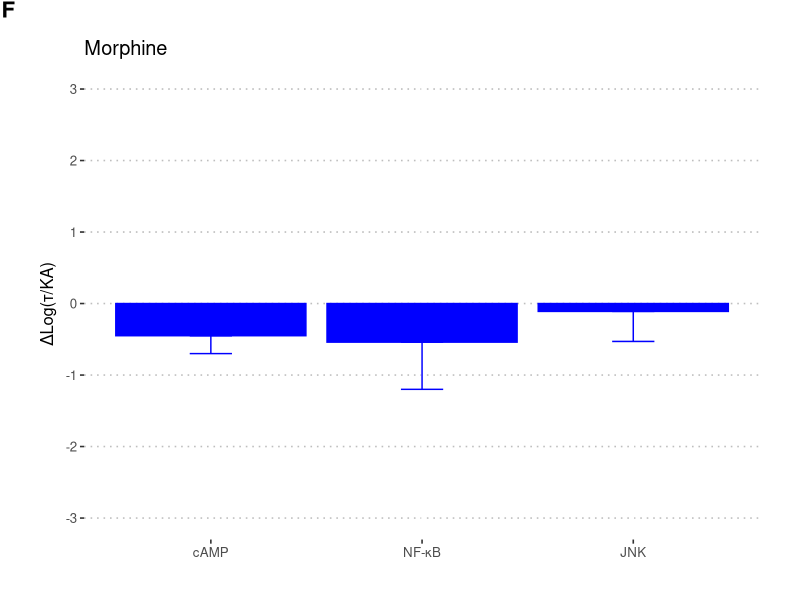
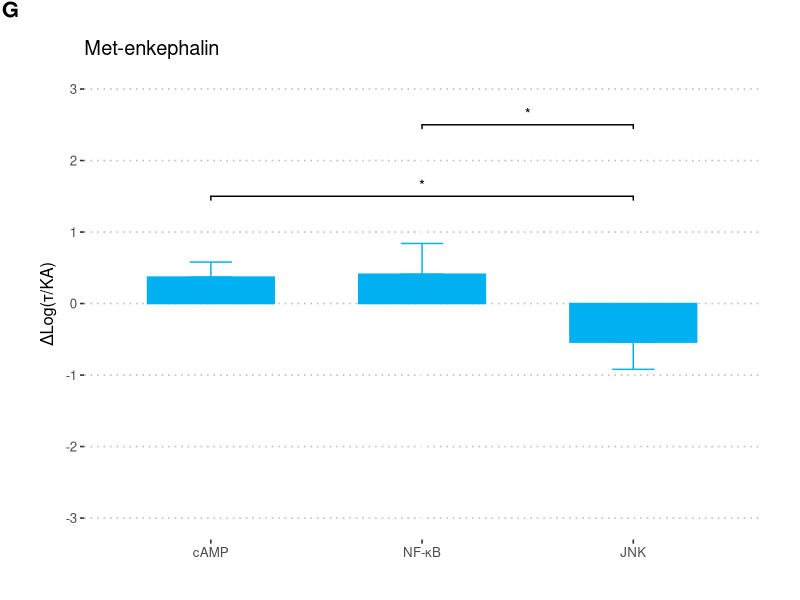
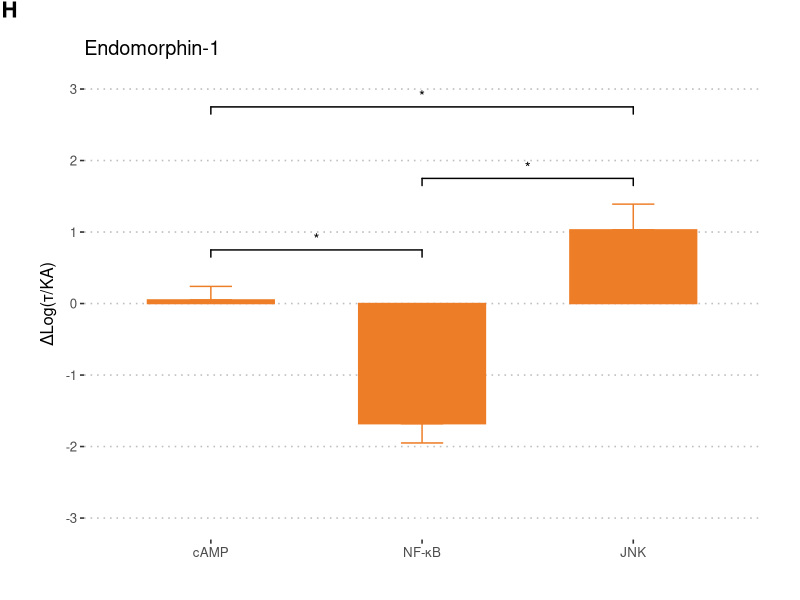
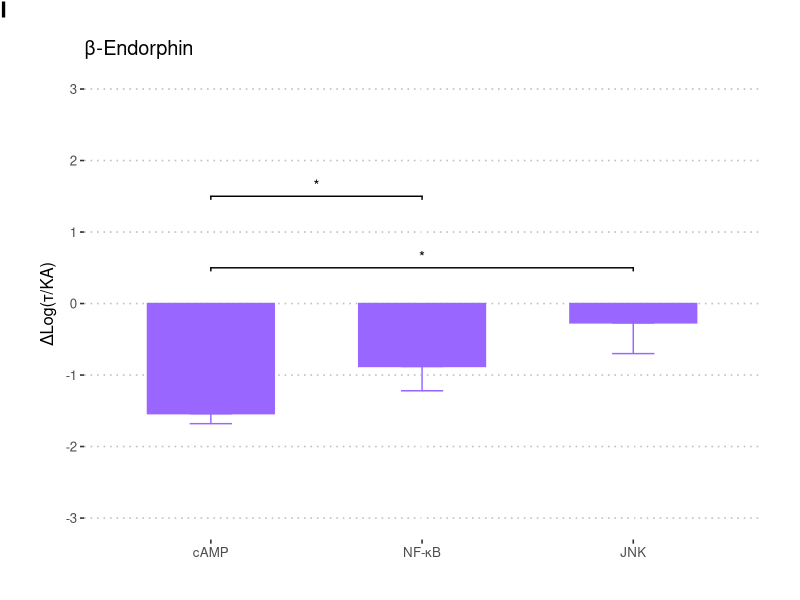
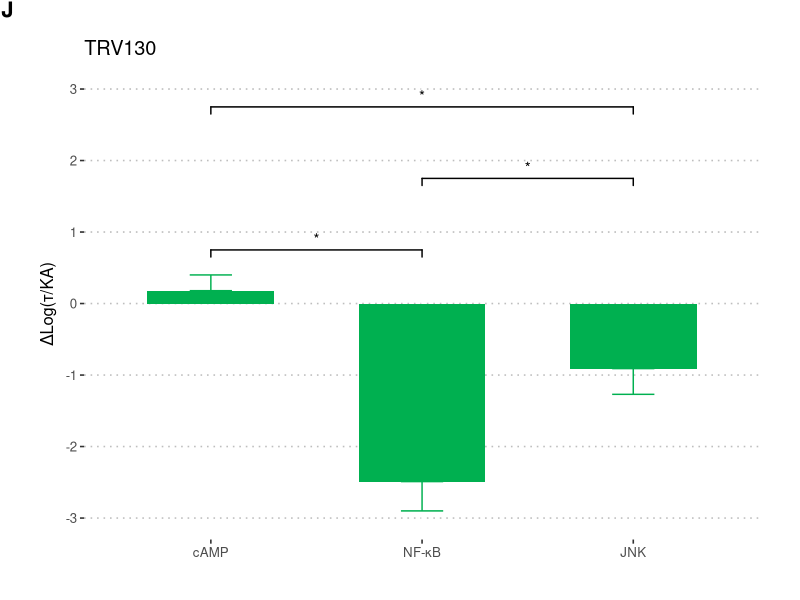
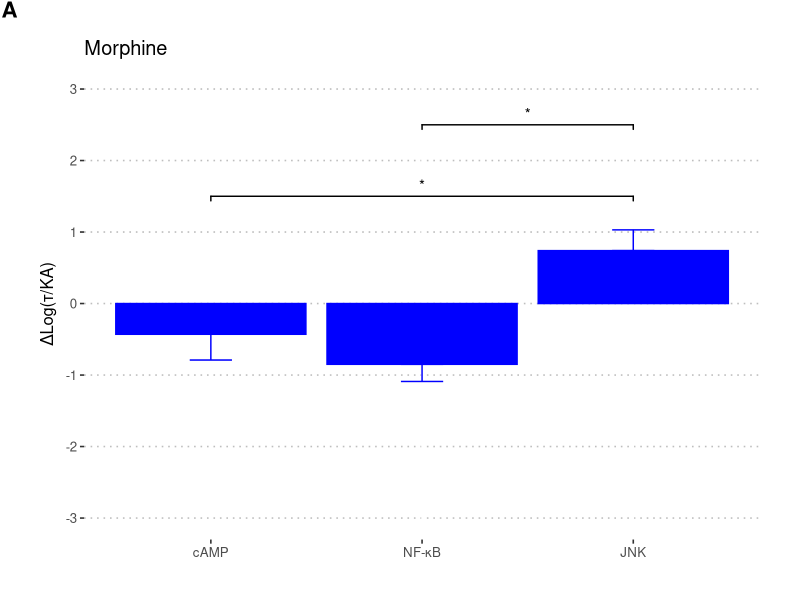
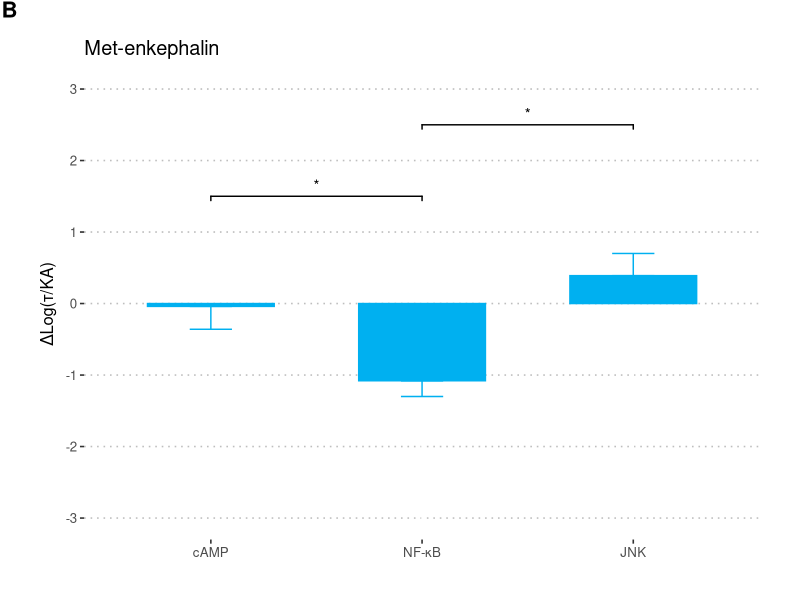
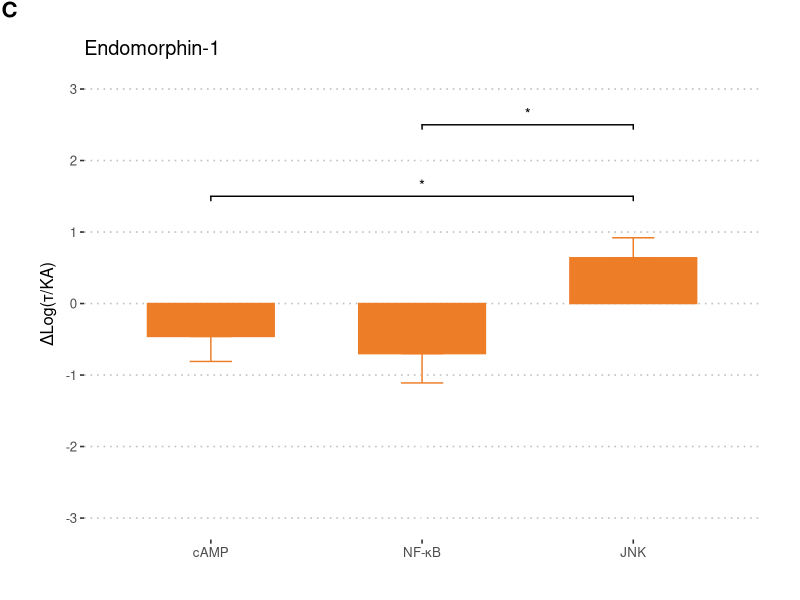

Recreate these plots in R, in order.
# Barplots of ΔlogKa
library(tidyverse)
library(ggpubr)
library(forcats)

# Import deltalog data
df <- as.data.frame(read.csv(file = "data/deltalogka.csv", header = TRUE, sep = ","))

# columns
cols <- c("Morphine", "Met.enkephalin", "endomorphin.1", "b.endorphin", "TRV130")

# Filter data fram by only human data
humandf <- dplyr::filter(df, grepl("Human", X))
humandf$X <- factor(humandf$X, levels = humandf$X)

# Filter data fram by only monkey data
mmdf <- dplyr::filter(df, grepl("Monkey", X))
mmdf$X <- factor(mmdf$X, levels = mmdf$X)

# Monkey Morphine Plot
mmmor <- ggplot(mmdf, aes(x = mmdf$X, y = Morphine)) +
  geom_errorbar(aes(ymin = Morphine, ymax = Morphine-Morphine.SEM), width = .2, color = "#0000ff", position = position_dodge(.9)) +
  geom_bar(position = position_dodge(), stat = "identity", fill = "#0000ff", colour="#0000ff") +
  scale_x_discrete(labels = c(
    "Monkey cAMP" = "cAMP",
    "Monkey NFkB" = "NF-κB",
    "Monkey JNK" = "JNK"
  )) +
  theme(
    panel.grid.major = element_blank(), panel.grid.minor = element_blank(),
    panel.background = element_blank()
  ) + ggtitle("Morphine") +
  xlab(NULL) + ylab("ΔLog(τ/KA)") + theme_pubclean() +
  scale_y_continuous(breaks=c(-3,-2, -1, 0, 1, 2, 3), limits=c(-3, 3)) +
  theme(plot.margin = unit(c(2,2,2,2), "lines"))

mmmor <- annotate_figure(mmmor, fig.lab = "F", fig.lab.face = "bold", fig.lab.size = 16)


ggsave("figures/monkey_morphine.tiff", device = "tiff")

# Monkey Metenkephalin Plot
mmmet<- ggplot(mmdf, aes(x = fct_inorder(mmdf$X), y = mmdf$Met.enkephalin)) +
  geom_signif(annotations = c(formatC("*"),formatC("*")), y_position = c(1.5, 2.5), xmin=c(1, 2), xmax=c(3, 3)) +
  geom_bar(position = position_dodge(.01), width = 0.6, stat = "identity", fill = "#00b0f0", colour="#00b0f0") +
  geom_errorbar(data=mmdf[mmdf$Met.enkephalin > 0,], inherit.aes = F, aes(x= mmdf[mmdf$Met.enkephalin > 0,]$X, ymin = mmdf[mmdf$Met.enkephalin > 0,]$Met.enkephalin, ymax = mmdf[mmdf$Met.enkephalin > 0,]$Met.enkephalin+mmdf[mmdf$Met.enkephalin > 0,]$Met.enkephalin.SEM), width = .2, color = "#00b0f0", position = position_dodge(.9)) +
  geom_errorbar(data=mmdf[mmdf$Met.enkephalin < 0,], inherit.aes = F, aes(x= mmdf[mmdf$Met.enkephalin < 0,]$X, ymin = mmdf[mmdf$Met.enkephalin < 0,]$Met.enkephalin, ymax = mmdf[mmdf$Met.enkephalin < 0,]$Met.enkephalin-mmdf[mmdf$Met.enkephalin < 0,]$Met.enkephalin.SEM), width = .2, color = "#00b0f0", position = position_dodge(.9)) +
  scale_x_discrete(labels = c(
    "Monkey cAMP" = "cAMP",
    "Monkey NFkB" = "NF-κB",
    "Monkey JNK" = "JNK"
  )) +
  theme(
    panel.grid.major = element_blank(), panel.grid.minor = element_blank(),
    panel.background = element_blank()
  ) + ggtitle("Met-enkephalin") +
  xlab(NULL) + ylab("ΔLog(τ/KA)") + theme_pubclean() +
  scale_y_continuous(breaks=c(-3,-2, -1, 0, 1, 2, 3), limits=c(-3, 3)) +
  theme(plot.margin = unit(c(2,2,2,2), "lines"))
mmmet<- annotate_figure(mmmet, fig.lab = "G", fig.lab.face = "bold", fig.lab.size = 16)

ggsave("figures/monkey_metenkephalin.tiff", device = "tiff")

# Monkey endomorphin.1 Plot
mmendo <- ggplot(mmdf, aes(x = fct_inorder(mmdf$X), y = mmdf$endomorphin.1)) +
  geom_signif(annotations = c(formatC("*"),formatC("*"), formatC("*")), y_position = c(2.75, .75, 1.75), xmin=c(1, 1, 2), xmax=c(3, 2, 3)) +
  geom_bar(position = position_dodge(.01), width = 0.6, stat = "identity", fill = "#ed7d27", colour="#ed7d27") +
  geom_errorbar(data=mmdf[mmdf$endomorphin.1 > 0,], inherit.aes = F, aes(x = mmdf[mmdf$endomorphin.1 > 0,]$X, ymin = mmdf[mmdf$endomorphin.1 > 0,]$endomorphin.1, ymax = mmdf[mmdf$endomorphin.1 > 0,]$endomorphin.1 + mmdf[mmdf$endomorphin.1 > 0,]$endomorphin.1.SEM), width = .2, color = "#ed7d27", position = position_dodge(.9)) +
  geom_errorbar(data=mmdf[mmdf$endomorphin.1 < 0,], inherit.aes = F, aes(x = mmdf[mmdf$endomorphin.1 < 0,]$X, ymin = mmdf[mmdf$endomorphin.1 < 0,]$endomorphin.1, ymax = mmdf[mmdf$endomorphin.1 < 0,]$endomorphin.1 - mmdf[mmdf$endomorphin.1 < 0,]$endomorphin.1.SEM), width = .2, color = "#ed7d27", position = position_dodge(.9)) +
  scale_x_discrete(labels = c(
    "Monkey cAMP" = "cAMP",
    "Monkey NFkB" = "NF-κB",
    "Monkey JNK" = "JNK"
  )) +
  theme(
    panel.grid.major = element_blank(), panel.grid.minor = element_blank(),
    panel.background = element_blank()
  ) + ggtitle("Endomorphin-1") +
  xlab(NULL) + ylab("ΔLog(τ/KA)") + theme_pubclean() +
  scale_y_continuous(breaks=c(-3,-2, -1, 0, 1, 2, 3), limits=c(-3, 3)) +
  theme(plot.margin = unit(c(2,2,2,2), "lines"))
mmendo <- annotate_figure(mmendo, fig.lab = "H", fig.lab.face = "bold", fig.lab.size = 16)

ggsave("figures/monkey_endomorphin1.tiff", device = "tiff")

# Monkey beta-Endorphin Plot
mmbe <- ggplot(mmdf, aes(x = fct_inorder(mmdf$X), y = mmdf$b.endorphin)) +
  geom_signif(annotations = c(formatC("*"),formatC("*")), y_position = c(.5, 1.5), xmin=c(1, 1), xmax=c(3, 2)) +
  geom_bar(position = position_dodge(.01), width = 0.6, stat = "identity", fill = "#9966ff", colour="#9966ff") +
  geom_errorbar(data=mmdf[mmdf$b.endorphin > 0,], inherit.aes = F, aes(x = mmdf[mmdf$b.endorphin > 0,]$X, ymin = mmdf[mmdf$b.endorphin > 0,]$b.endorphin, ymax = mmdf[mmdf$b.endorphin > 0,]$b.endorphin + mmdf[mmdf$b.endorphin > 0,]$b.endorphin.SEM), width = .2, color = "#9966ff", position = position_dodge(.9)) +
  geom_errorbar(data=mmdf[mmdf$b.endorphin < 0,], inherit.aes = F, aes(x = mmdf[mmdf$b.endorphin < 0,]$X, ymin = mmdf[mmdf$b.endorphin < 0,]$b.endorphin, ymax = mmdf[mmdf$b.endorphin < 0,]$b.endorphin - mmdf[mmdf$b.endorphin < 0,]$b.endorphin.SEM), width = .2, color = "#9966ff", position = position_dodge(.9)) +
  scale_x_discrete(labels = c(
    "Monkey cAMP" = "cAMP",
    "Monkey NFkB" = "NF-κB",
    "Monkey JNK" = "JNK"
  )) +
  theme(
    panel.grid.major = element_blank(), panel.grid.minor = element_blank(),
    panel.background = element_blank()
  ) + ggtitle("β-Endorphin") +
  xlab(NULL) + ylab("ΔLog(τ/KA)") + theme_pubclean() +
  scale_y_continuous(breaks=c(-3,-2, -1, 0, 1, 2, 3), limits=c(-3, 3)) +
  theme(plot.margin = unit(c(2,2,2,2), "lines"))
mmbe <- annotate_figure(mmbe, fig.lab = "I", fig.lab.face = "bold", fig.lab.size = 16)

ggsave("figures/monkey_betaendorphin.tiff", device = "tiff")

# Monkey TRV130 Plot
mmtrv <- ggplot(mmdf, aes(fct_inorder(mmdf$X), y = TRV130)) +
  geom_signif(annotations = c(formatC("*"),formatC("*"), formatC("*")), y_position = c(2.75, .75, 1.75), xmin=c(1, 1, 2), xmax=c(3, 2, 3)) +
  geom_bar(position = position_dodge(.01), width = 0.6, stat = "identity", fill = "#00b050") +
  geom_errorbar(data=mmdf[mmdf$TRV130 > 0,], inherit.aes = F, aes(x= mmdf[mmdf$TRV130 > 0,]$X, ymin = mmdf[mmdf$TRV130 > 0,]$TRV130, ymax = mmdf[mmdf$TRV130 > 0,]$TRV130 + mmdf[mmdf$TRV130 > 0,]$TRV130.SEM), width = .2, color = "#00b050", position = position_dodge(.9)) +
  geom_errorbar(data=mmdf[mmdf$TRV130 < 0,], inherit.aes = F, aes(x= mmdf[mmdf$TRV130 < 0,]$X, ymin = mmdf[mmdf$TRV130 < 0,]$TRV130, ymax = mmdf[mmdf$TRV130 < 0,]$TRV130 - mmdf[mmdf$TRV130 < 0,]$TRV130.SEM), width = .2, color = "#00b050", position = position_dodge(.9)) +
  scale_x_discrete(labels = c(
    "Monkey cAMP" = "cAMP",
    "Monkey NFkB" = "NF-κB",
    "Monkey JNK" = "JNK"
  )) +
  theme(
    panel.grid.major = element_blank(), panel.grid.minor = element_blank(),
    panel.background = element_blank()
  ) + ggtitle("TRV130") +
  xlab(NULL) + ylab("ΔLog(τ/KA)") + theme_pubclean() +
  scale_y_continuous(breaks=c(-3,-2, -1, 0, 1, 2, 3), limits=c(-3, 3)) +
  theme(plot.margin = unit(c(2,2,2,2), "lines"))
mmtrv <- annotate_figure(mmtrv, fig.lab = "J", fig.lab.face = "bold", fig.lab.size = 16)

ggsave("figures/monkey_trv130.tiff", device = "tiff")

###############################################################################
###############################################################################
###############################################################################
###############################################################################
###############################################################################

humanmor <- ggplot(humandf, aes(x = humandf$X, y = humandf$Morphine)) +
  geom_signif(annotations = c(formatC("*"),formatC("*")), y_position = c(1.5, 2.5), xmin=c(1, 2), xmax=c(3, 3)) +
  geom_bar(position = position_dodge(), stat = "identity", fill = "#0000ff",
           colour="#0000ff") +
  geom_errorbar(data=humandf[humandf$Morphine > 0,], inherit.aes = F, aes(x= humandf[humandf$Morphine > 0,]$X, ymin = humandf[humandf$Morphine > 0,]$Morphine, ymax = humandf[humandf$Morphine > 0,]$Morphine+humandf[humandf$Morphine > 0,]$Morphine.SEM), width = .2, color = "#0000ff", position = position_dodge(.9)) +
  geom_errorbar(data=humandf[humandf$Morphine < 0,], inherit.aes = F, aes(x= humandf[humandf$Morphine < 0,]$X, ymin = humandf[humandf$Morphine < 0,]$Morphine, ymax = humandf[humandf$Morphine < 0,]$Morphine-humandf[humandf$Morphine < 0,]$Morphine.SEM), width = .2, color = "#0000ff", position = position_dodge(.9)) +
  scale_x_discrete(labels = c(
    "Human cAMP" = "cAMP",
    "Human NFkB" = "NF-κB",
    "Human JNK" = "JNK"
  )) +
  theme(
    panel.grid.major = element_blank(), panel.grid.minor = element_blank(),
    panel.background = element_blank()
  ) + ggtitle("Morphine") +
  xlab(NULL) + ylab("ΔLog(τ/KA)") + theme_pubclean() +
  scale_y_continuous(breaks=c(-3,-2, -1, 0, 1, 2, 3), limits=c(-3, 3)) +
  theme(plot.margin = unit(c(2,2,2,2), "lines"))
humanmor <- annotate_figure(humanmor, fig.lab = "A", fig.lab.face = "bold", fig.lab.size = 16)

ggsave("figures/human_morphine.tiff", device = "tiff")

# Human Metenkephalin Plot
humanmet <- ggplot(humandf, aes(x = humandf$X, y = humandf$Met.enkephalin)) +
  geom_signif(annotations = c(formatC("*"),formatC("*")), y_position = c(1.5, 2.5), xmin=c(1, 2), xmax=c(2, 3)) +
  geom_bar(position = position_dodge(.01), width = 0.6, stat = "identity", fill = "#00b0f0", colour="#00b0f0") +
  geom_errorbar(data=humandf[humandf$Met.enkephalin > 0,], inherit.aes = F, aes(x= humandf[humandf$Met.enkephalin > 0,]$X, ymin = humandf[humandf$Met.enkephalin > 0,]$Met.enkephalin, ymax = humandf[humandf$Met.enkephalin > 0,]$Met.enkephalin+humandf[humandf$Met.enkephalin > 0,]$Met.enkephalin.SEM), width = .2, color = "#00b0f0", position = position_dodge(.9)) +
  geom_errorbar(data=humandf[humandf$Met.enkephalin < 0,], inherit.aes = F, aes(x= humandf[humandf$Met.enkephalin < 0,]$X, ymin = humandf[humandf$Met.enkephalin < 0,]$Met.enkephalin, ymax = humandf[humandf$Met.enkephalin < 0,]$Met.enkephalin-humandf[humandf$Met.enkephalin < 0,]$Met.enkephalin.SEM), width = .2, color = "#00b0f0", position = position_dodge(.9)) +
  scale_x_discrete(labels = c(
    "Human cAMP" = "cAMP",
    "Human NFkB" = "NF-κB",
    "Human JNK" = "JNK"
  )) +
  theme(
    panel.grid.major = element_blank(), panel.grid.minor = element_blank(),
    panel.background = element_blank()
  ) + ggtitle("Met-enkephalin") +
  xlab(NULL) + ylab("ΔLog(τ/KA)") + theme_pubclean() +
  scale_y_continuous(breaks=c(-3,-2, -1, 0, 1, 2, 3), limits=c(-3, 3)) +
  theme(plot.margin = unit(c(2,2,2,2), "lines"))
humanmet <- annotate_figure(humanmet, fig.lab = "B", fig.lab.face = "bold", fig.lab.size = 16)

ggsave("figures/human_metenkephalin.tiff", device = "tiff")

# Human endomorphin.1 Plot
humanendo <- ggplot(humandf, aes(x = humandf$X, y = humandf$endomorphin.1)) +
  geom_signif(annotations = c(formatC("*"),formatC("*")), y_position = c(1.5, 2.5), xmin=c(1, 2), xmax=c(3, 3)) +
  geom_bar(width = 0.6, stat = "identity", fill = "#ed7d27", colour="#ed7d27") +
  geom_errorbar(data=humandf[humandf$endomorphin.1 > 0,], inherit.aes = F, aes(x= humandf[humandf$endomorphin.1 > 0,]$X, ymin = humandf[humandf$endomorphin.1 > 0,]$endomorphin.1, ymax = humandf[humandf$endomorphin.1 > 0,]$endomorphin.1 + humandf[humandf$endomorphin.1 > 0,]$endomorphin.1.SEM), width = .2, color = "#ed7d27") +
  geom_errorbar(data=humandf[humandf$endomorphin.1 < 0,], inherit.aes = F, aes(x= humandf[humandf$endomorphin.1 < 0,]$X, ymin = humandf[humandf$endomorphin.1 < 0,]$endomorphin.1, ymax = humandf[humandf$endomorphin.1 < 0,]$endomorphin.1 - humandf[humandf$endomorphin.1 < 0,]$endomorphin.1.SEM), width = .2, color = "#ed7d27") +
  scale_x_discrete(labels = c(
    "Human cAMP" = "cAMP",
    "Human NFkB" = "NF-κB",
    "Human JNK" = "JNK"
  )) +
  theme(
    panel.grid.major = element_blank(), panel.grid.minor = element_blank(),
    panel.background = element_blank()
  ) + ggtitle("Endomorphin-1") +
  xlab(NULL) + ylab("ΔLog(τ/KA)") + theme_pubclean() +
  scale_y_continuous(breaks=c(-3,-2, -1, 0, 1, 2, 3), limits=c(-3, 3)) +
  theme(plot.margin = unit(c(2,2,2,2), "lines"))
humanendo <- annotate_figure(humanendo, fig.lab = "C", fig.lab.face = "bold", fig.lab.size = 16)

ggsave("figures/human_endomorphin1.tiff", device = "tiff")

# Human beta-Endorphin Plot
humanbe <- ggplot(humandf, aes(x = humandf$X, y = humandf$b.endorphin)) +
  geom_signif(annotations = c(formatC("*"),formatC("*"), formatC("*")), y_position = c(2.5, .5, 1.5), xmin=c(1, 1, 2), xmax=c(3, 2, 3)) +
  geom_errorbar(data=humandf[humandf$b.endorphin > 0,], inherit.aes = F, aes(x= humandf[humandf$b.endorphin > 0,]$X, ymin = humandf[humandf$b.endorphin > 0,]$b.endorphin, ymax = humandf[humandf$b.endorphin > 0,]$b.endorphin + humandf[humandf$b.endorphin > 0,]$b.endorphin.SEM), width = .2, color = "#9966ff", position = position_dodge(.9)) +
  geom_errorbar(data=humandf[humandf$b.endorphin < 0,], inherit.aes = F, aes(x= humandf[humandf$b.endorphin < 0,]$X, ymin = humandf[humandf$b.endorphin < 0,]$b.endorphin, ymax = humandf[humandf$b.endorphin < 0,]$b.endorphin - humandf[humandf$b.endorphin < 0,]$b.endorphin.SEM), width = .2, color = "#9966ff", position = position_dodge(.9)) +
  geom_bar(position = position_dodge(.01), width = 0.6, stat = "identity", fill = "#9966ff", colour="#9966ff") +
  scale_x_discrete(labels = c(
    "Human cAMP" = "cAMP",
    "Human NFkB" = "NF-κB",
    "Human JNK" = "JNK"
  )) +
  theme(
    panel.grid.major = element_blank(), panel.grid.minor = element_blank(),
    panel.background = element_blank()
  ) + ggtitle("β-Endorphin") +
  xlab(NULL) + ylab("ΔLog(τ/KA)") + theme_pubclean() +
  scale_y_continuous(breaks=c(-3,-2, -1, 0, 1, 2, 3), limits=c(-3, 3)) +
  theme(plot.margin = unit(c(2,2,2,2), "lines"))
humanbe <- annotate_figure(humanbe, fig.lab = "D", fig.lab.face = "bold", fig.lab.size = 16)

ggsave("figures/human_betaendorphin.tiff", device = "tiff")

# Human TRV130 Plot
humantrv <- ggplot(humandf, aes(x = X, y = TRV130)) +
  geom_signif(annotations = c(formatC("*"),formatC("*")), y_position = c(1.5, 2.5), xmin=c(1, 2), xmax=c(2, 3)) +
  geom_bar(position = position_dodge(.01), width = 0.6, stat = "identity", fill = "#00b050") +
  geom_errorbar(data=humandf[humandf$TRV130 > 0,], inherit.aes = F, aes(x= humandf[humandf$TRV130 > 0,]$X, ymin = humandf[humandf$TRV130 > 0,]$TRV130, ymax = humandf[humandf$TRV130 > 0,]$TRV130 + humandf[humandf$TRV130 > 0,]$TRV130.SEM), width = .2, color = "#00b050", position = position_dodge(.9)) +
  geom_errorbar(data=humandf[humandf$TRV130 < 0,], inherit.aes = F, aes(x= humandf[humandf$TRV130 < 0,]$X, ymin = humandf[humandf$TRV130 < 0,]$TRV130, ymax = humandf[humandf$TRV130 < 0,]$TRV130 - humandf[humandf$TRV130 < 0,]$TRV130.SEM), width = .2, color = "#00b050", position = position_dodge(.9)) +
  scale_x_discrete(labels = c(
    "Human cAMP" = "cAMP",
    "Human NFkB" = "NF-κB",
    "Human JNK" = "JNK"
  )) +
  theme(
    panel.grid.major = element_blank(), panel.grid.minor = element_blank(),
    panel.background = element_blank()
  ) + ggtitle("TRV130") +
  xlab(NULL) + ylab("ΔLog(τ/KA)") + theme_pubclean() +
  scale_y_continuous(breaks=c(-3,-2, -1, 0, 1, 2, 3), limits=c(-3, 3)) +
  theme(plot.margin = unit(c(2,2,2,2), "lines"))

humantrv <- annotate_figure(humantrv, fig.lab = "E", fig.lab.face = "bold", fig.lab.size = 16)

ggsave("figures/human_trv130.tiff", device = "tiff")

###############################################################################
###############################################################################
###############################################################################
###############################################################################
###############################################################################

### Arrange plots

arranged <- ggarrange(humanmor, humanmet, humanendo, humanbe, humantrv,
                      mmmor, mmmet, mmendo, mmbe, mmtrv,
                      common.legend = TRUE, ncol = 5, nrow = 2)

ggsave("figures/arranged_plots_deltalogka.tiff", width = 15, height = 7, dpi = 300, device = "tiff")
